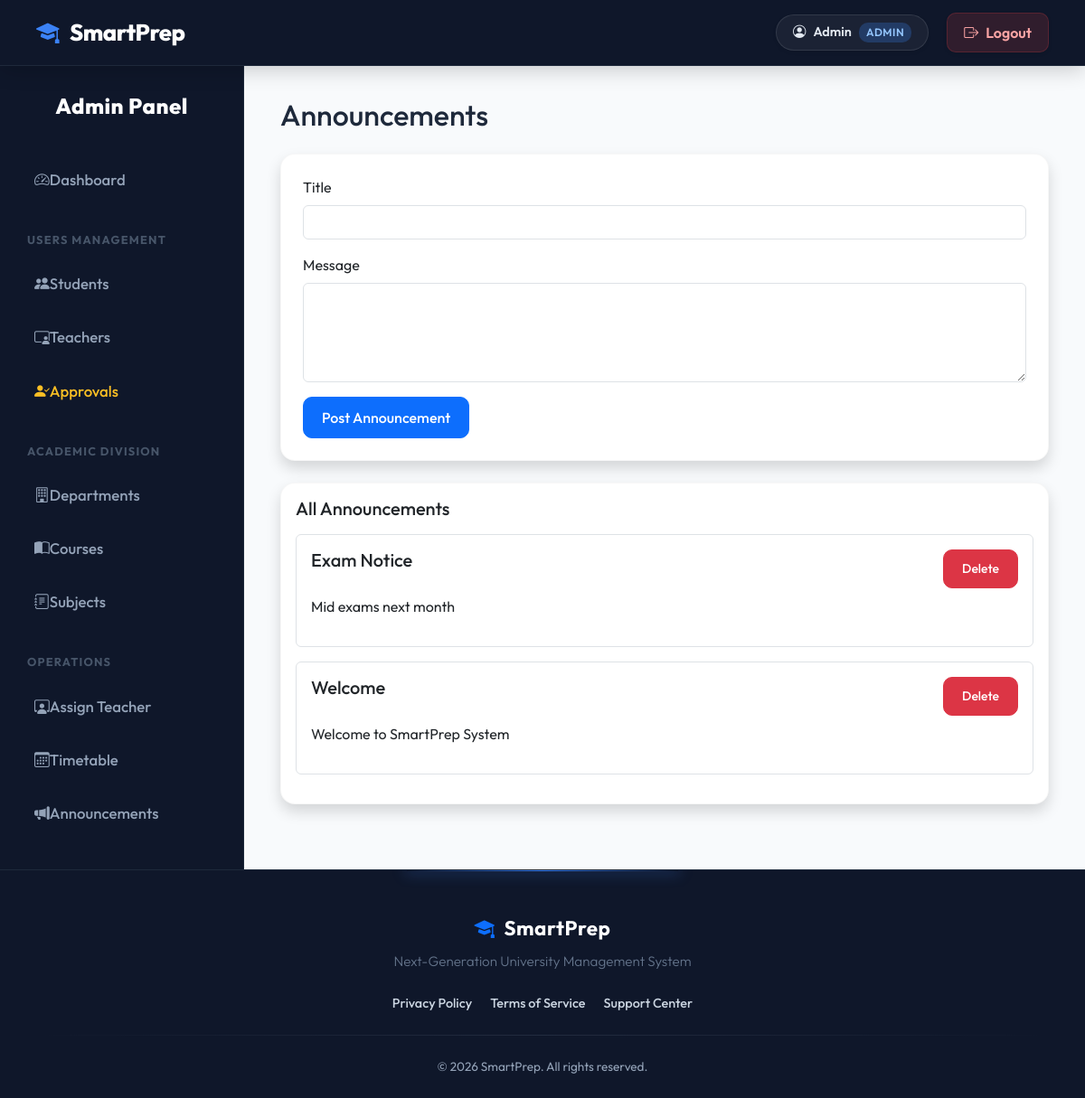
The page /admin/announcements.php (signed in) on the database its author committed.
### tables this page shows
CREATE TABLE announcements (
    id INT AUTO_INCREMENT PRIMARY KEY,
    title VARCHAR(255),
    message TEXT
);

### includes/db.php (called while the page is built, shortened)
<?php
require_once __DIR__ . '/../config.php';
function db() {
    static $pdoInstance = null;
    if ($pdoInstance === null) {
        global $pdo;
        $pdoInstance = $pdo;
    }
    return $pdoInstance;
}
function fetchAll($query, $params = []) {
    $stmt = db()->prepare($query);
    $stmt->execute($params);
    return $stmt->fetchAll();
}
?>

### admin/announcements.php (the view, shortened to what this page needs)
<?php
require_once '../config.php';
require_once '../includes/db.php';
$announcements = fetchAll("SELECT * FROM announcements ORDER BY id DESC");
require_once '../includes/header.php';
?>
<?php require_once '../includes/sidebar_admin.php'; ?>
<h2 class="mb-4">Announcements</h2>
<div class="card shadow p-4 mb-4">
    <form method="POST">
        <div class="mb-3">
            <label class="form-label">Title</label>
            <input type="text" name="title" class="form-control" required>
        </div>
        <div class="mb-3">
            <label class="form-label">Message</label>
            <textarea name="message" class="form-control" rows="4" required></textarea>
        </div>
        <button class="btn btn-primary">Post Announcement</button>
    </form>
</div>
<div class="card shadow p-3">
    <h5 class="mb-3">All Announcements</h5>
    <?php if ($announcements): ?>
        <?php foreach ($announcements as $a): ?>
            <div class="border rounded p-3 mb-3">
                <div class="d-flex justify-content-between">
                    <h5><?= htmlspecialchars($a['title']) ?></h5>
                    <a href="?delete=<?= $a['id'] ?>"
                       class="btn btn-sm btn-danger"
                       onclick="return confirm('Delete this announcement?')">
                        Delete
                    </a>
                </div>
                <p class="mt-2"><?= nl2br(htmlspecialchars($a['message'])) ?></p>
            </div>
        <?php endforeach; ?>
    <?php else: ?>
        <p>No announcements yet.</p>
    <?php endif; ?>
</div>
<?php
echo "</div></div>";
require_once '../includes/footer.php';
?>

### includes/header.php (style rules this page uses)
body { margin: 0; background: #f8fafc; font-family: 'Outfit', sans-serif; color: #1e293b; display: flex; flex-direction: column; min-height: 100vh; }
.card { border-radius: 16px; border: 1px solid rgba(0,0,0,0.03); box-shadow: 0 10px 25px rgba(0,0,0,0.02); background: #ffffff; transition: box-shadow 0.3s ease; }
.btn { border-radius: 10px; font-weight: 500; padding: 10px 20px; transition: all 0.2s ease; }

### rows shown on the page
announcements: title "Exam Notice", message "Mid exams next month"
announcements: title "Welcome", message "Welcome to SmartPrep System"

### other values the page prints
APP_NAME "SmartPrep"
$_SESSION['name'] "Admin"
$_SESSION['role'] "ADMIN"
